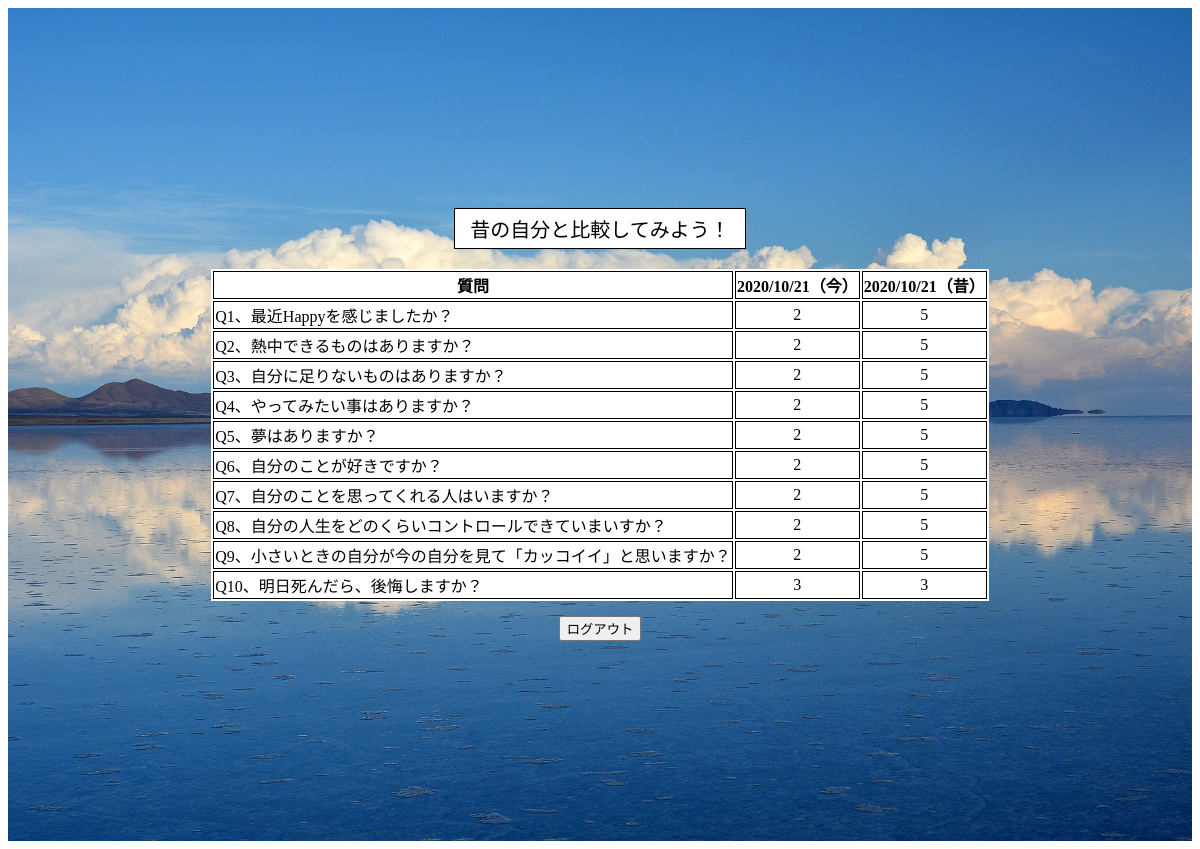
The page /dbtest (signed in) on the database its author committed.
### tables this page shows
CREATE TABLE "question" (
	"id"	INTEGER,
	"user_id"	INTEGER,
	"question_id"	INTEGER,
	"anser"	INTEGER,
	"date"	INTEGER,
	PRIMARY KEY("id" AUTOINCREMENT)
);

### app.py (the view)
@app.route("/dbtest")
def dbtest():
    user_id=session['user_id']
    conn = sqlite3.connect("hitoiki.db")
    c = conn.cursor()
    c.execute("select anser  from question where question_id = 1 order by id  desc")
    list1 = c.fetchall()
    print(list1)
    c.execute("select anser  from question where question_id = 2 order by id desc ")
    list2 = c.fetchall()
    print(list2)
    c.execute("select anser  from question where question_id = 3 order by id desc ")
    list3 = c.fetchall()
    c.execute("select anser  from question where question_id = 4 order by id desc ")
    list4 = c.fetchall()
    c.execute("select anser  from question where question_id = 5 order by id desc ")
    list5 = c.fetchall()
    c.execute("select anser  from question where question_id = 6 order by id desc ")
    list6 = c.fetchall()
    c.execute("select anser  from question where question_id = 7 order by id desc ")
    list7 = c.fetchall()
    c.execute("select anser  from question where question_id = 8 order by id desc ")
    list8 = c.fetchall()
    c.execute("select anser  from question where question_id = 9 order by id desc ")
    list9 = c.fetchall()
    c.execute("select anser  from question where question_id = 10 order by id desc ")
    list10 = c.fetchall()
    c.execute("select date  from question where question_id = 1 AND user_id = ? order by id desc",(user_id,))
    time = c.fetchall()
    print(time)
    c.close()
    return render_template("result.html",list1=list1, list2=list2, list3=list3 ,list4=list4, list5=list5, list6=list6, list7=list7, list8=list8,list9=list9, list10=list10, time=time)

### templates/result.html
{% extends 'base.html' %}
{% block content %}
<div class="container">
    <span class="result_title">昔の自分と比較してみよう！</span>
    <form action="/result">
        <table>
            <tr>
                <th>質問</th>
                <th>{{time[0][0]}}（今）</th>
                <th>{{time[1][0]}}（昔）</th>
            </tr>
            <tr>
                <td class="result_q">Q1、最近Happyを感じましたか？</td>
                <td>{{list1[0][0]}}</td>
                <td>{{list1[1][0]}}</td>
            </tr>
            <tr>
                <td class="result_q">Q2、熱中できるものはありますか？</td>
                <td>{{list2[0][0]}}</td>
                <td>{{list2[1][0]}}</td>
            </tr>
            <tr>
                <td class="result_q">Q3、自分に足りないものはありますか？</td>
                <td>{{list3[0][0]}}</td>
                <td>{{list3[1][0]}}</td>
            </tr>
            <tr>
                <td class="result_q">Q4、やってみたい事はありますか？</td>
                <td>{{list4[0][0]}}</td>
                <td>{{list4[1][0]}}</td>
            </tr>
            <tr>
                <td class="result_q">Q5、夢はありますか？</td>
                <td>{{list5[0][0]}}</td>
                <td>{{list5[1][0]}}</td>
            </tr>
            <tr>
                <td class="result_q">Q6、自分のことが好きですか？</td>
                <td>{{list6[0][0]}}</td>
                <td>{{list6[1][0]}}</td>
            </tr>
            <tr>
                <td class="result_q">Q7、自分のことを思ってくれる人はいますか？</td>
                <td>{{list7[0][0]}}</td>
                <td>{{list7[1][0]}}</td>
            </tr>
            <tr>
                <td class="result_q">Q8、自分の人生をどのくらいコントロールできていまいすか？</td>
                <td>{{list8[0][0]}}</td>
                <td>{{list8[1][0]}}</td>
            </tr>
            <tr>
                <td class="result_q">Q9、小さいときの自分が今の自分を見て「カッコイイ」と思いますか？</td>
                <td>{{list9[0][0]}}</td>
                <td>{{list9[1][0]}}</td>
            </tr>
            <tr>
                <td class="result_q">Q10、明日死んだら、後悔しますか？</td>
                <td>{{list10[0][0]}}</td>
                <td>{{list10[1][0]}}</td>
            </tr>
        </table>
    </form>
    <input type="button" class="logout_btn" value="ログアウト" onclick="location.href='/logout'">
</div>
{% endblock %}

### templates/base.html (shortened to what this page needs)
<!DOCTYPE html>
<html lang="en">
<head>
    <link rel="stylesheet" href="../static/css/style.css" media="screen and ( min-width:769px )">
    <link rel="stylesheet" href="../static/css/style_sp.css" media="screen and ( max-width:768px )">
</head>
<body>
    {% block content %}
    {% endblock %}
</body>
</html>

### static/css/style.css (style rules this page uses)
.container { padding: 200px; text-align: center; background-size: contain; background-size: cover; background-repeat: repeat-y; background-image: url("../images/bolivia-1802042_1920.jpg"); }
.login_btn,.regist_btn,.first_btn,.logout_btn { text-align: center; margin-top: 15px; }
table { margin: 0 auto; background-color: white; }
table th, table td { text-align: center; border: 1px solid black; }
.result_q { text-align: left; }
.result_title { margin-bottom: 20px; display: inline-block; background-color: white; border: 1px solid black; font-size: 20px; padding: 5px 15px; }

### static/css/style_sp.css (style rules this page uses)
.container { padding: 20px; text-align: center; background-size: cover; background-repeat: repeat-y; background-image: url("../images/bolivia-1802042_1920.jpg"); margin-top: 150px; }
.login_btn,.regist_btn,.first_btn,.logout_btn { text-align: center; margin-top: 15px; }
table { margin: 0 auto; background-color: white; }
table th, table td { text-align: center; border: 1px solid black; }
.result_q { text-align: left; }
.result_title { margin-bottom: 20px; display: inline-block; background-color: white; border: 1px solid black; font-size: 20px; padding: 5px 15px; }

### rows shown on the page
question: date "2020/10/21", anser "5"
question: date "2020/10/21"
question: anser "2"
question: anser "2"
question: anser "5"
question: anser "2"
question: anser "5"
question: anser "2"
question: anser "5"
question: anser "2"
question: anser "5"
question: anser "2"
question: anser "5"
question: anser "2"
question: anser "5"
question: anser "2"
question: anser "5"
question: anser "2"
question: anser "5"
question: anser "3"
question: anser "3"
